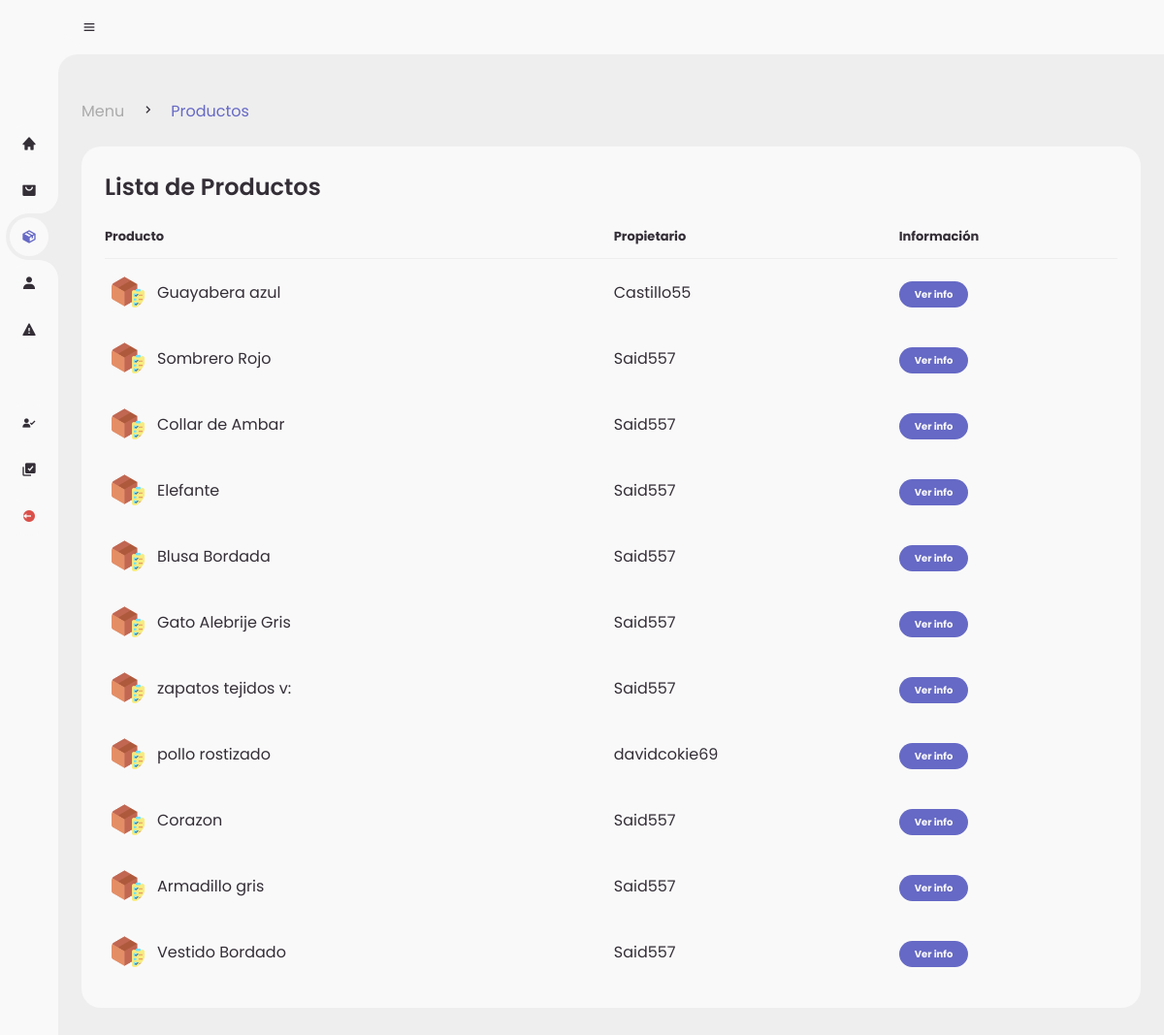
The app's page /admin/products.php (signed in), older data.
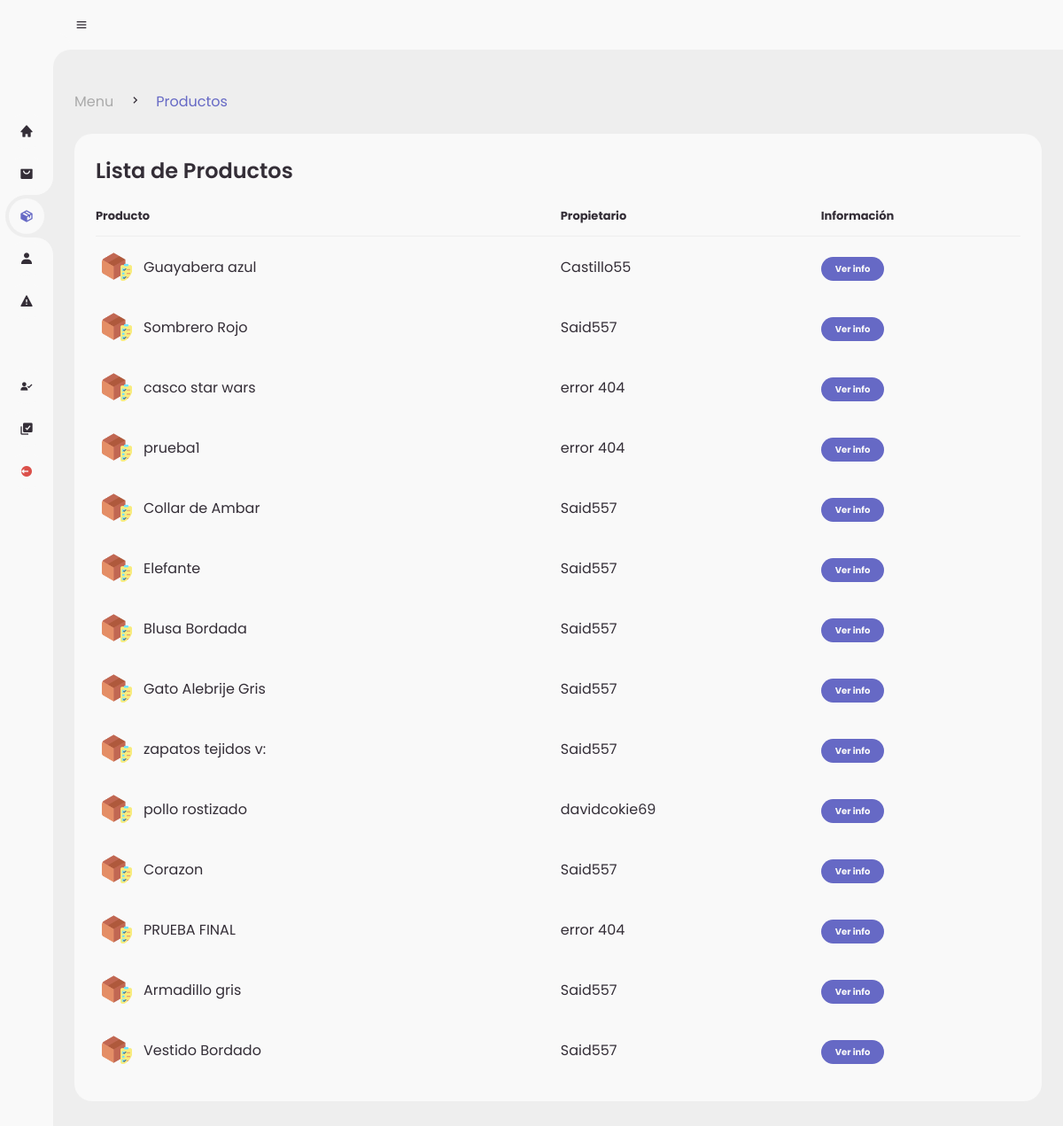
The same page, newer data.
### tables this page shows
CREATE TABLE `products` (
  `id_product` int(11) NOT NULL,
  `product` varchar(80) NOT NULL,
  `image1` varchar(80) NOT NULL,
  `price` int(11) NOT NULL,
  `description` varchar(250) NOT NULL,
  `category` varchar(30) NOT NULL,
  `stock` int(11) NOT NULL,
  `image2` varchar(30) NOT NULL,
  `image3` varchar(30) NOT NULL,
  `ID_registro` int(11) DEFAULT NULL,
  `estatus` varchar(50) NOT NULL
);

CREATE TABLE `reg_sellers` (
  `IDregseller` int(11) NOT NULL,
  `Nombre` varchar(255) NOT NULL,
  `apellidos` varchar(255) NOT NULL,
  `nickname` varchar(255) NOT NULL,
  `lada` int(4) NOT NULL,
  `telefono` varchar(20) NOT NULL,
  `telefonoref` varchar(20) NOT NULL,
  `domicilio` varchar(255) NOT NULL,
  `postal` varchar(10) NOT NULL,
  `identificador` varchar(255) NOT NULL,
  `solicitud` varchar(50) NOT NULL,
  `ID_registro` int(11) DEFAULT NULL
);

### admin/products.php (the view, shortened to what this page needs)
<!DOCTYPE html>
<?php
	include('../global/conexion.php');
?>
<html lang="en">
<head>
	<link href='https://unpkg.com/boxicons@2.0.9/css/boxicons.min.css' rel='stylesheet'>
	<link rel="stylesheet" href="style.css">
</head>
<body>
	<section id="sidebar">
		<a href="./menu.php" class="brand">
		</a>
		<ul class="side-menu top">
			<li >
				<a href="./menu.php">
					<i class='bx bxs-home' ></i>
				</a>
			</li>
			<li>
				<a href="./orders.php">
					<i class='bx bxs-shopping-bag-alt' ></i>
				</a>
			</li>
			<li class="active">
				<a href="./products.php">
					<i class='bx bxs-package'></i>
				</a>
			</li>
			<li>
				<a href="./sellers.php">
					<i class='bx bxs-user' ></i>
				</a>
			</li>
			<li>
				<a href="./reports.php">
					<i class='bx bxs-error' ></i>
				</a>
			</li>
		</ul>
		<ul class="side-menu">
			<li>
				<a href="./reg-vendedores.php">
					<i class='bx bxs-user-check' ></i>
				</a>
			</li>
			<li>
				<a href="./reg-productos.php">
					<i class='bx bxs-select-multiple' ></i>
				</a>
			</li>
			<li>
				<a href="../global/logout.php" class="logout">
					<i class='bx bxs-log-out-circle' ></i>
				</a>
			</li>
		</ul>
	</section>
	<section id="content">
		<nav>
			<i class='bx bx-menu' ></i>
		</nav>
		<main>
			<div class="head-title">
				<div class="left">
					<ul class="breadcrumb">
						<li>
							<a href="./menu.php">Menu</a>
						</li>
						<li><i class='bx bx-chevron-right' ></i></li>
						<li>
							<a class="active" href="./products.php">Productos</a>
						</li>
					</ul>
				</div>
			</div>
			<div class="table-data">
				<div class="order">
					<div class="head">
						<h3>Lista de Productos</h3>
					</div>
					<table>
						<thead>
							<tr>
								<th>Producto</th>
								<th>Propietario</th>
								<th>Información</th>
							</tr>
						</thead>
						<tbody>
						<?php
							$query = mysqli_query($conn,"SELECT * FROM products INNER JOIN reg_sellers
							WHERE products.ID_registro = reg_sellers.ID_registro AND stock > 0 ORDER BY rand()");
							while($data = mysqli_fetch_array($query)){
						?>
							<tr>
								<td>
									<img src="../assets/utilities/caja.png">
									<p><?php echo $data['product']?></p>
								</td>
                                <td><?php echo $data['nickname']?></td>
								<td><a href="pages/det-prod.php?product=<?php echo $data['id_product']?>"><span class="status completed">Ver info</span></a></td>
							</tr>
						<?php }?>
						</tbody>
					</table>
				</div>
		</main>
	</section>
</body>
</html>

Row changes from the older to the newer data that the page shows:
added products: product "casco star wars", reg_sellers.nickname "error 404"
added products: product "prueba1", reg_sellers.nickname "error 404"
added products: product "PRUEBA FINAL", reg_sellers.nickname "error 404"
